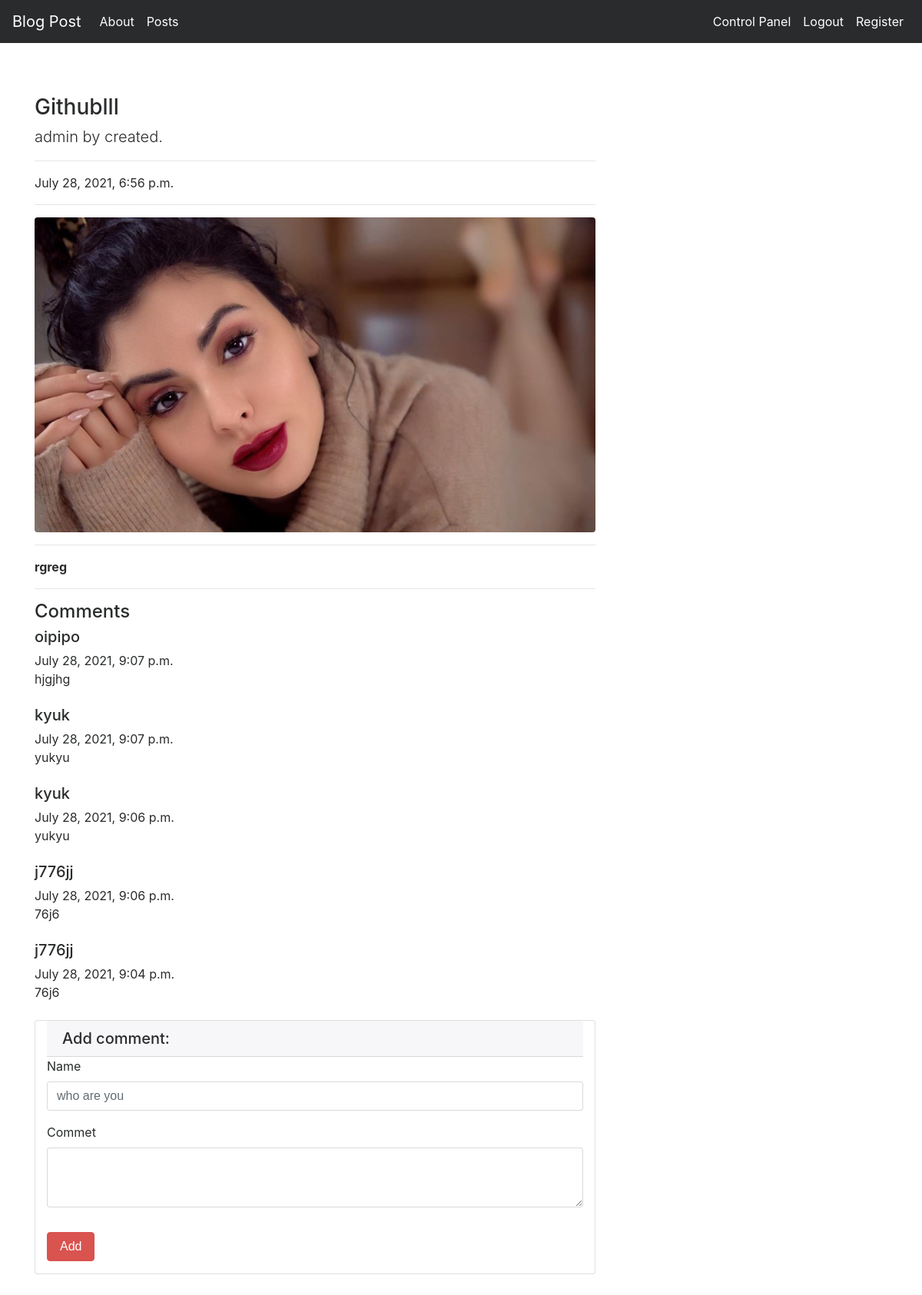
Page /post/post/githublll/ (signed in) on the committed database.
### post/models.py (models this page shows, shortened)
class Post(models.Model):
    author=models.ForeignKey(User,on_delete=models.CASCADE)
    title=models.CharField('Title', max_length=50)
    content=RichTextField()
    created_date = models.DateTimeField(auto_now_add=True,verbose_name="Yaratilgan vaqti")
    post_image = models.FileField(blank = True,null = True,verbose_name="Rasm")
    slug = models.SlugField(unique=True, max_length=100)
    class Meta:
        ordering = ['-created_date']

class Comment(models.Model):
    post=models.ForeignKey(Post,on_delete=models.CASCADE,verbose_name='Posts',related_name='comments')
    comment_author = models.CharField(max_length = 50,verbose_name = "Author")
    comment_content = models.CharField(max_length = 200,verbose_name = "content")
    comment_date = models.DateTimeField(auto_now_add=True)
    class Meta:
        ordering = ['-comment_date']

### post/views.py (the view)
# urls.py: path('post/<slug:slug>/',views.detail,name='detail'),
@login_required(login_url='user:login')
def detail(request,slug):
    post=get_object_or_404(Post,slug=slug)
    comments=post.comments.all()
    context={
        'post':post,
        'comments':comments
    }
    return render(request,'detail.html',context)

### templates/detail.html (shortened to what this page needs)
{% extends 'base.html' %}
{% block content %}
<div class="row">
<div class="col-lg-8">
    <h3 class="mt-4">
        {{post.title}}
    </h3>
    <p class="lead" >
        {{post.author.username}} by created.
    </p>
    <hr>
    <p>{{post.created_date}}</p>
    <hr>
    {% if post.post_image %}
        <img class="img-fluid rounded" src="{{post.post_image.url}}" alt="">
    {% endif %}
    <hr>
        <p class="lead" >
            {{post.content|safe}}
        </p>
        <hr>
        <h4>Comments</h4>
        {% if comments %}
        {% for comment in comments %}
        <div class="media mb-4">
            <div class="media-body">
                <h5 class="mt-0">{{ comment.comment_author}}</h5>
            {{comment.comment_date}} <br>
            {{comment.comment_content}}
            </div>
        </div>
        {% endfor %}
        {% else %}
        <div class ="alert alert-danger">
            NO comments
          </div>
        {% endif %}
        <div class="card my-4 container">
            <h5 class="card-header">Add comment:</h5>
            <div class="card-body">
              <form method = "post" action = "{% url 'post:comment' post.slug %}">
                <div class="form-group">
                    <label for="formGroupExampleInput">Name</label>
                    <input name = "comment_author" type="text" class="form-control" id="formGroupExampleInput" placeholder="who are you ">
                  </div>
                <div class="form-group">
                    <label for="formGroupExampleInput">Commet</label>
                  <textarea name = "comment_content" class="form-control" rows="3"></textarea>
                </div>
                <button type="submit" class="btn btn-danger my-3">Add</button>
              </form>
            </div>
          </div>
</div>
</div>
{% endblock %}

### rows in the picture
Post: title "Githublll", author.username "admin", created_date "July 28, 2021, 6:56 p.m.", post_image (picture), content "rgreg"
Comment: comment_author "oipipo", comment_date "July 28, 2021, 9:07 p.m.", comment_content "hjgjhg"
Comment: comment_author "kyuk", comment_date "July 28, 2021, 9:07 p.m.", comment_content "yukyu"
Comment: comment_author "kyuk", comment_date "July 28, 2021, 9:06 p.m.", comment_content "yukyu"
Comment: comment_author "j776jj", comment_date "July 28, 2021, 9:06 p.m.", comment_content "76j6"
Comment: comment_author "j776jj", comment_date "July 28, 2021, 9:04 p.m.", comment_content "76j6"
